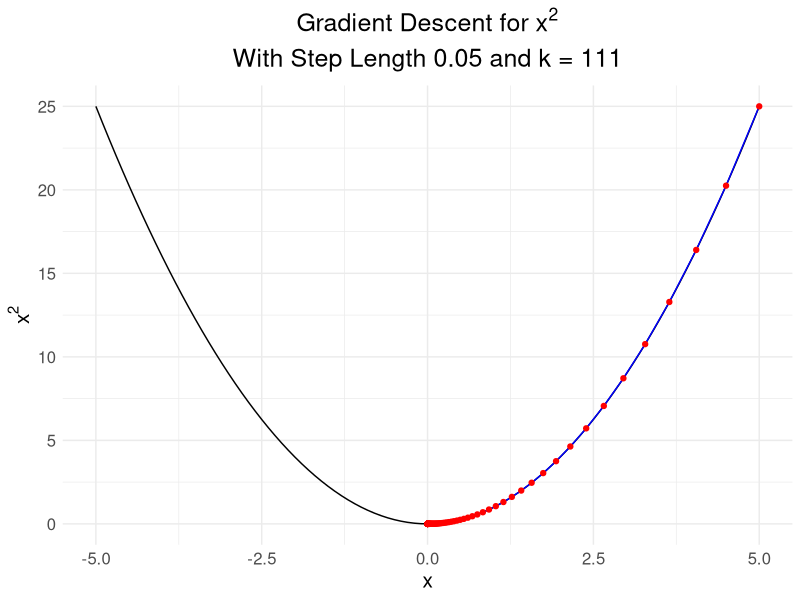
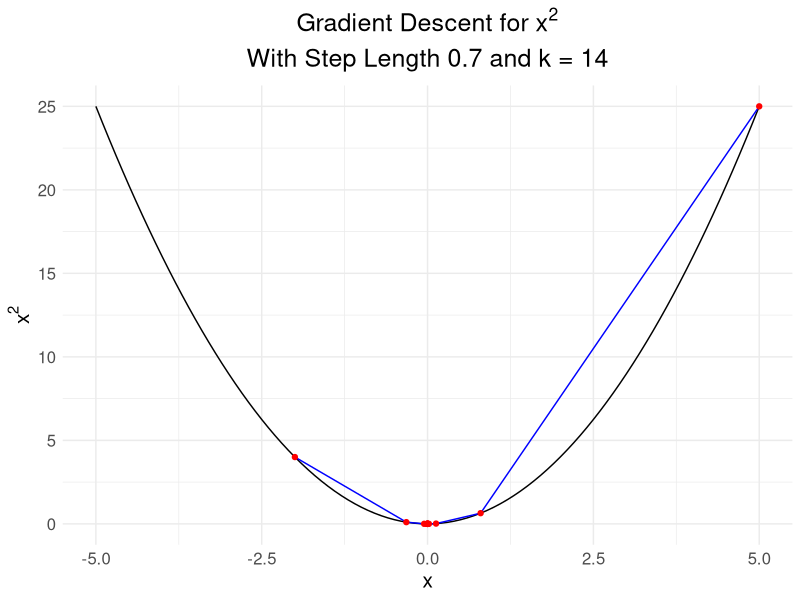
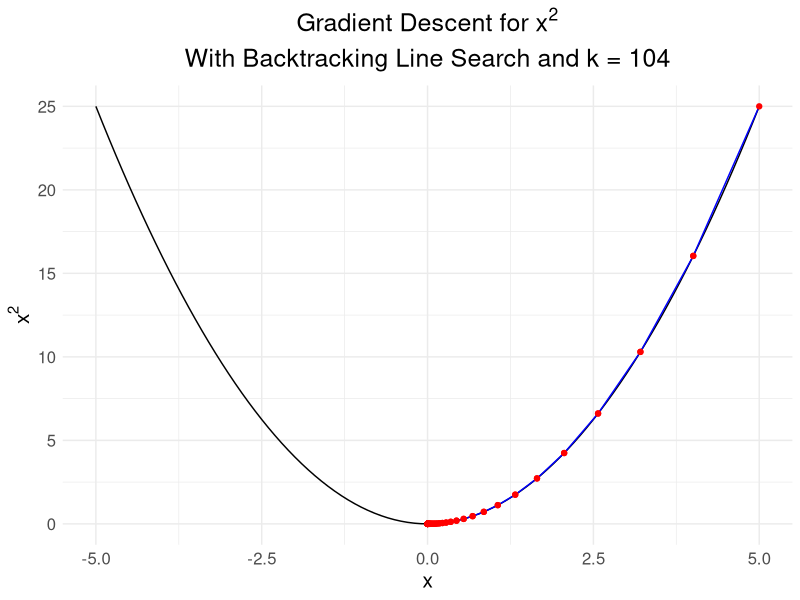
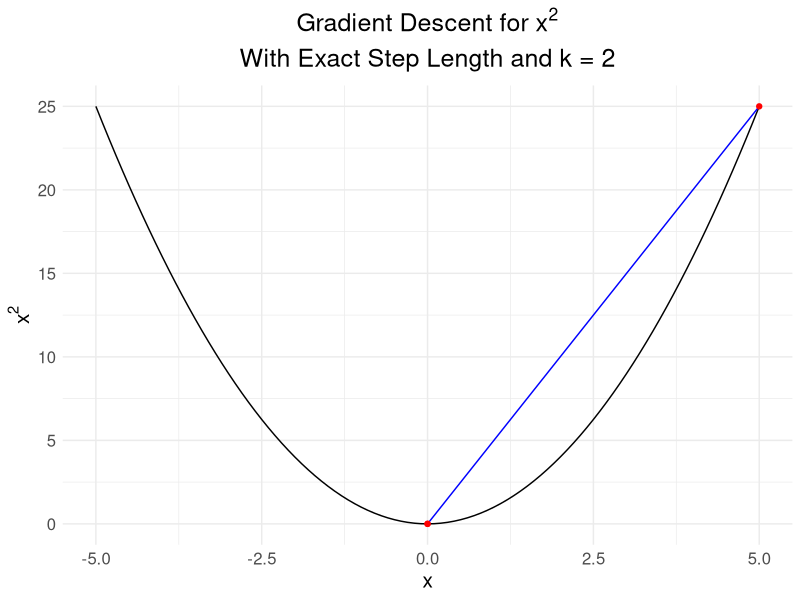

These figures' R source, in order:
## ---- chunk 1
# load library
library(ggplot2)
library(ggpubr)
## ---- chunk 2
# objective function
fun <- function(x) {
  x^2
}

# initialize iteration
k <- 0

# initial guess
x <- 5

# gradient of objective function at x
grad <- 2 * x

# initialize vector to hold all x
points <- c()
points[1] <- x

# initialize counter
i <- 2

# start gradient descent algorithm
while (norm(grad, "2") > 10^-4) {

  # constant step length alpha
  alpha <- 0.05

  # gradient of objective function
  grad <- 2 * x

  # search direction
  p <- -grad

  # update x until objective funtion value is minimized
  x <- x + alpha * p

  # keep track of values of x
  points[i] <- x

  # iterations counter
  k <- k + 1

  # counter for x
  i <- i + 1
}

# create data frame
data_points <- data.frame(x = points, y = fun(points))

# plot objective function with all x
# small_step_length <- 
  ggplot(data.frame(x = c(-5, 5)), aes(x)) +
  stat_function(fun = fun) +
  geom_line(data = data_points, aes(x = x, y = y), col = "blue") +
  geom_point(data = data_points, aes(x = x, y = y), col = "red") +
  theme_minimal() +
  theme(
    axis.text = element_text(size = 12),
    axis.title = element_text(size = 15),
    plot.title = element_text(hjust = 0.5, size = 18)
  ) +
  ylab(expression(x^2)) +
  ggtitle(bquote(atop("Gradient Descent for" ~ x^2, "With Step Length 0.05 and k = 111")))

## ---- chunk 3

# initialize iteration
k <- 0

# initial guess
x <- 5

# gradient of objective function at x
grad <- 2 * x

# initialize vector to hold all x
points <- c()
points[1] <- x

# initialize counter
i <- 2

# start gradient descent algorithm
while (norm(grad, "2") > 10^-4) {

  # constant step length alpha
  alpha <- 0.7

  # gradient of objective function
  grad <- 2 * x

  # search direction
  p <- -grad

  # update x until objective funtion value is minimized
  x <- x + alpha * p

  # keep track of values of x
  points[i] <- x

  # iterations counter
  k <- k + 1

  # counter for x
  i <- i + 1
}

# create data frame
data_points <- data.frame(x = points, y = fun(points))

#big_step_length <- 
  ggplot(data.frame(x = c(-5, 5)), aes(x)) +
  stat_function(fun = fun) +
  geom_line(data = data_points, aes(x = x, y = y), col = "blue") +
  geom_point(data = data_points, aes(x = x, y = y), col = "red") +
  theme_minimal() +
  theme(
    axis.text = element_text(size = 12),
    axis.title = element_text(size = 15),
    plot.title = element_text(hjust = 0.5, size = 18)
  ) +
  ylab(expression(x^2)) +
  ggtitle(bquote(atop("Gradient Descent for" ~ x^2, "With Step Length 0.7 and k = 14")))

#ggpubr::ggarrange(small_step_length, big_step_length, ncol = 2)
## ---- chunk 4
# objective function
fun <- function(x) {
  x^2
}

# initialization of iterations
k <- 0

# initial guess
x <- 5

# gradient at point x
grad <- 2 * x

# search direction
p <- -grad

# initialize vector to hold all x
points <- c()
points[1] <- x

# initialize counter
i <- 2

# set c for Armijo condition
c <- 0.9

# set roh for backtracking algorithm
roh <- 0.95

while (norm(grad, "2") > 10^-4) {

  # set alpha to 1 every time we enter the while loop
  # and cacluate the new alpha for each iteration
  alpha <- 1

  # Armijo condition in while loop
  while (fun(x + alpha * p) > fun(x) + c * alpha * grad * p) {
    alpha <- roh * alpha
  }

  grad <- 2 * x
  p <- -grad
  x <- x + alpha * p
  points[i] <- x

  # update iteration
  k <- k + 1

  # update counter
  i <- i + 1
}

data_points <- data.frame(x = points, y = fun(points))

ggplot(data.frame(x = c(-5, 5)), aes(x)) +
  stat_function(fun = fun) +
  geom_line(data = data_points, aes(x = x, y = y), col = "blue") +
  geom_point(data = data_points, aes(x = x, y = y), col = "red") +
  theme_minimal() +
  theme(
    axis.text = element_text(size = 12),
    axis.title = element_text(size = 15),
    plot.title = element_text(hjust = 0.5, size = 18)
  ) +
  ylab(expression(x^2)) +
  ggtitle(bquote(atop("Gradient Descent for" ~ x^2, "With Backtracking Line Search and k = 104")))
## ---- chunk 5
# objective function
fun <- function(x) {
  x^2
}

# initialize iterations
k <- 0

# initial guess
x <- 5

# gradient at point x
grad <- 2 * x

# search direction
p <- -grad

points <- c()
points[1] <- x
i <- 2

while (norm(grad, "2") > 10^-4) {

  # solve for alpha
  alpha <- solve(p, -x)

  # gradient at x
  grad <- 2 * x

  # search direction
  p <- -grad

  # update x
  x <- x + alpha * p

  # all x
  points[i] <- x

  # iterations
  k <- k + 1
  i <- i + 1
}

data_points <- data.frame(x = points, y = fun(points))

ggplot(data.frame(x = c(-5, 5)), aes(x)) +
  stat_function(fun = fun) +
  geom_line(data = data_points, aes(x = x, y = y), col = "blue") +
  geom_point(data = data_points, aes(x = x, y = y), col = "red") +
  theme_minimal() +
  theme(
    axis.text = element_text(size = 12),
    axis.title = element_text(size = 15),
    plot.title = element_text(hjust = 0.5, size = 18)
  ) +
  ylab(expression(x^2)) +
  ggtitle(bquote(atop("Gradient Descent for" ~ x^2, "With Exact Step Length and k = 2")))
